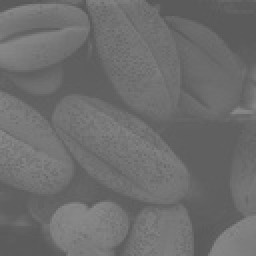
%> input picture Image_Processing/Assignments/stone.jpeg, 128 x 128 px, shrunk from 500 x 500 before the run (shown 2 times larger)
$ octave test_histogram_equalization.m   (GNU Octave 9; MATLAB toolbox functions it lacks are replaced by stand-ins)
%> lines starting %> are read from the running program, lines starting %| are printed output that depends on the picture
### Image_Processing/Assignments/histogram_equalized_image.m
function output_img = histogram_equalized_image(input_img)

    orig_img = imread(input_img);
    [rows, cols] = size(orig_img);
    output_img = zeros(rows, cols);

    %====================================================================
    orig_img_array = zeros(1, rows * cols);

    index = 1;
    for row = 1:1:rows
        for col = 1:1:cols
            orig_img_array(index) = orig_img(row, col);
            index = index + 1;
        end
    end

    % Statistics the histgram from the image pixel values
    [gray_level_basket, freq_basket] = histgram_stats(orig_img_array);
    % Plot the bargram
    figure, bar(gray_level_basket, freq_basket, 0.2);
    % Calculate the cummulative sum
    freq_cumm_sum = cummulative_sum(freq_basket);
    % Plot the cummulative hisogram
    figure, plot(gray_level_basket, freq_cumm_sum);

    min_gray = min(freq_cumm_sum);
    for i = 1:1:rows
        for j = 1:1:cols
            index = get_index_of_gray_level_basket(gray_level_basket, orig_img(i, j));
            cdf = freq_cumm_sum(index);
            output_img(i, j) = round((cdf - min_gray) * 255 / (rows * cols - min_gray));
        end
    end

    output_img = uint8(output_img);

end

function [keys, freq] = histgram_stats(vector)

    vector_min = min(vector);
    vector_max = max(vector);
    len = length(vector);

    elements = vector_min:1:vector_max;
    qty = zeros(1, length(elements));

    for i = 1:1:(vector_max-vector_min+1)
        for index = 1:1:len
            if (elements(i) == vector(index))
                qty(i) = qty(i) + 1;
            end
        end
    end


    if (min(qty) > 0)     % This condition means that the element corresponding to qty = 0 doesn't exist.
        keys = elements;  % So, no need to remove any one element.
        freq = qty;
    else                  % Otherwise, you should remove the elements whoes qty = 0
        keys = elements(1);
        freq = qty(1);
        for idx = 2:1:length(qty)
            if (qty(idx) ~= 0)
                keys = [keys, elements(idx)];
                freq = [freq, qty(idx)];
            end
        end
    end

end

function cum_sum = cummulative_sum(freq)
    cum_sum = zeros(1, length(freq));

    cum_sum(1) = freq(1);
    for i = 2:1:length(freq)
        cum_sum(i) = cum_sum(i-1) + freq(i);
    end
end

% [20 lines left out: functions normalized_sum, get_index_of_gray_level_basket, not called in this run]

### Image_Processing/Assignments/test_histogram_equalization.m
orig_img = imread('stone.jpeg');
%> orig_img is the input picture: size 128x128 uint8; min 88, max 139, mean 109.1
imshow(orig_img);

out_img = histogram_equalized_image('stone.jpeg');
%> after the loop in histogram_equalized_image, `for row = 1:1:rows`: index = 16385
%> in histgram_stats, `vector_min = min(vector);`: vector_min = 88
%> in histgram_stats, `vector_max = max(vector);`: vector_max = 139
%> in histgram_stats, `len = length(vector);`: len = 16384
%> in histgram_stats, `elements = vector_min:1:vector_max;`: elements = 52 values from 88 to 139
%> the loop in histgram_stats, `for i = 1:1:(vector_max-vector_min+1)` made 52 passes
%> after the loop in histgram_stats, `for i = 1:1:(vector_max-vector_min+1)`: qty = 52 values, max 1158 at index 9, min 1 at index 51, mean 315.1
%> in histgram_stats, `keys = elements;`: keys = 52 values from 88 to 139
%> in histgram_stats, `freq = qty;`: freq has the same summary as qty
%> in histogram_equalized_image, `[gray_level_basket, freq_basket] = histgram_stats(orig_img_array);`: freq_basket has the same summary as qty in histgram_stats
%> in histogram_equalized_image, `bar(gray_level_basket, freq_basket, 0.2)`:
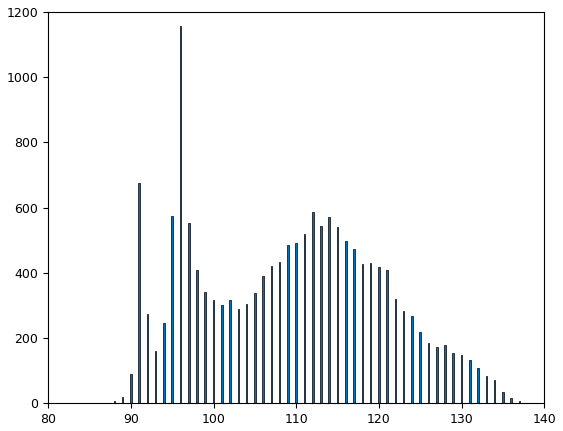
%> figure redrawn from the program's plot data; tallest bar 1158 high, from x = 95.9 to 96.1
%> the loop in cummulative_sum, `for i = 2:1:length(freq)` made 51 passes
%> after the loop in cummulative_sum, `for i = 2:1:length(freq)`: cum_sum = 52 values from 8 to 16384
%> in histogram_equalized_image, `min_gray = min(freq_cumm_sum);`: min_gray = 8
%> after the loop in histogram_equalized_image, `for i = 1:1:rows`:
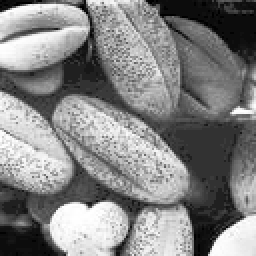
%> output_img: size 128x128 double (shown 2 times larger); min 0, max 255, mean 131.1
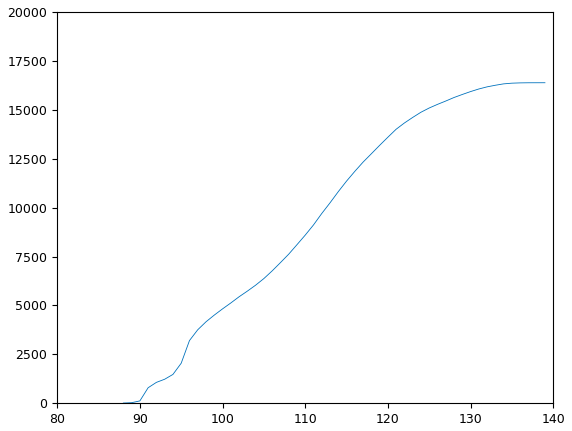
%> figure redrawn from the program's plot data; curve peaks at x = 139, y = 16384
imshow(out_img)
